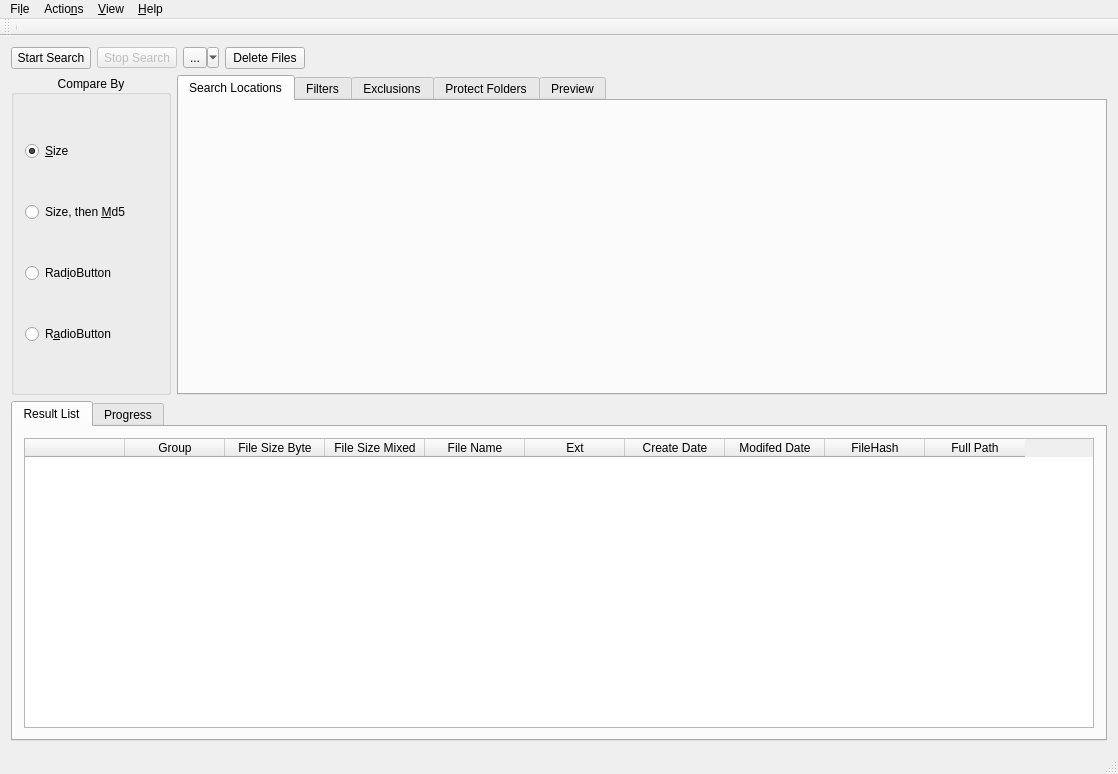
<?xml version="1.0" encoding="UTF-8"?>
<ui version="4.0">
 <class>MainWindow</class>
 <widget class="QMainWindow" name="MainWindow">
  <property name="geometry">
   <rect>
    <x>0</x>
    <y>0</y>
    <width>1118</width>
    <height>774</height>
   </rect>
  </property>
  <property name="windowTitle">
   <string>MainWindow</string>
  </property>
  <widget class="QWidget" name="centralWidget">
   <property name="sizePolicy">
    <sizepolicy hsizetype="Preferred" vsizetype="Preferred">
     <horstretch>0</horstretch>
     <verstretch>0</verstretch>
    </sizepolicy>
   </property>
   <layout class="QVBoxLayout" name="verticalLayout_2">
    <item>
     <layout class="QHBoxLayout" name="horizontalLayout">
      <item>
       <widget class="QPushButton" name="startSearchButton">
        <property name="text">
         <string>Start Search</string>
        </property>
       </widget>
      </item>
      <item>
       <widget class="QToolButton" name="stopSearchButton">
        <property name="enabled">
         <bool>false</bool>
        </property>
        <property name="text">
         <string>Stop Search</string>
        </property>
       </widget>
      </item>
      <item>
       <widget class="QToolButton" name="markingButton">
        <property name="text">
         <string>...</string>
        </property>
        <property name="popupMode">
         <enum>QToolButton::MenuButtonPopup</enum>
        </property>
        <property name="toolButtonStyle">
         <enum>Qt::ToolButtonTextBesideIcon</enum>
        </property>
       </widget>
      </item>
      <item>
       <widget class="QPushButton" name="deleteFilesButton">
        <property name="text">
         <string>Delete Files</string>
        </property>
       </widget>
      </item>
      <item>
       <spacer name="horizontalSpacer">
        <property name="orientation">
         <enum>Qt::Horizontal</enum>
        </property>
        <property name="sizeHint" stdset="0">
         <size>
          <width>40</width>
          <height>20</height>
         </size>
        </property>
       </spacer>
      </item>
     </layout>
    </item>
    <item>
     <layout class="QHBoxLayout" name="horizontalLayout_2">
      <item>
       <widget class="QGroupBox" name="groupBox">
        <property name="minimumSize">
         <size>
          <width>160</width>
          <height>0</height>
         </size>
        </property>
        <property name="maximumSize">
         <size>
          <width>16777215</width>
          <height>320</height>
         </size>
        </property>
        <property name="title">
         <string>Compare By</string>
        </property>
        <property name="alignment">
         <set>Qt::AlignCenter</set>
        </property>
        <layout class="QGridLayout" name="gridLayout">
         <item row="3" column="0">
          <widget class="QRadioButton" name="radioButton_6">
           <property name="text">
            <string>Rad&amp;ioButton</string>
           </property>
          </widget>
         </item>
         <item row="1" column="0">
          <widget class="QRadioButton" name="sizeThenMd5RadioButton">
           <property name="text">
            <string>Size, then &amp;Md5</string>
           </property>
          </widget>
         </item>
         <item row="4" column="0">
          <widget class="QRadioButton" name="radioButton_5">
           <property name="text">
            <string>R&amp;adioButton</string>
           </property>
          </widget>
         </item>
         <item row="0" column="0">
          <widget class="QRadioButton" name="radioButton_3">
           <property name="text">
            <string>&amp;Size</string>
           </property>
           <property name="checked">
            <bool>true</bool>
           </property>
          </widget>
         </item>
        </layout>
       </widget>
      </item>
      <item>
       <widget class="QTabWidget" name="tabWidget">
        <property name="maximumSize">
         <size>
          <width>16777215</width>
          <height>320</height>
         </size>
        </property>
        <property name="currentIndex">
         <number>0</number>
        </property>
        <widget class="CommonListWidget" name="searchDirsWidget">
         <attribute name="title">
          <string>Search Locations</string>
         </attribute>
        </widget>
        <widget class="TFilterWidget" name="filtersWidget">
         <attribute name="title">
          <string>Filters</string>
         </attribute>
        </widget>
        <widget class="QWidget" name="exclusionsWidget">
         <attribute name="title">
          <string>Exclusions</string>
         </attribute>
        </widget>
        <widget class="CommonListWidget" name="protectFoldersWidget">
         <attribute name="title">
          <string>Protect Folders</string>
         </attribute>
        </widget>
        <widget class="QWidget" name="resultPreviewTab">
         <attribute name="title">
          <string>Preview</string>
         </attribute>
         <layout class="QGridLayout" name="resultPreviewTabLayout"/>
        </widget>
       </widget>
      </item>
     </layout>
    </item>
    <item>
     <widget class="QTabWidget" name="operationsTabsWidget">
      <property name="currentIndex">
       <number>0</number>
      </property>
      <widget class="QWidget" name="operationsResultTab">
       <attribute name="title">
        <string>Result List</string>
       </attribute>
       <layout class="QVBoxLayout" name="verticalLayout">
        <item>
         <widget class="SearchRessultTableWidget" name="tableWidget">
          <property name="editTriggers">
           <set>QAbstractItemView::NoEditTriggers</set>
          </property>
          <property name="selectionMode">
           <enum>QAbstractItemView::SingleSelection</enum>
          </property>
          <property name="selectionBehavior">
           <enum>QAbstractItemView::SelectRows</enum>
          </property>
          <property name="showGrid">
           <bool>true</bool>
          </property>
          <column>
           <property name="text">
            <string/>
           </property>
          </column>
          <column>
           <property name="text">
            <string>Group</string>
           </property>
          </column>
          <column>
           <property name="text">
            <string>File Size Byte</string>
           </property>
          </column>
          <column>
           <property name="text">
            <string>File Size Mixed</string>
           </property>
          </column>
          <column>
           <property name="text">
            <string>File Name</string>
           </property>
          </column>
          <column>
           <property name="text">
            <string>Ext</string>
           </property>
          </column>
          <column>
           <property name="text">
            <string>Create Date</string>
           </property>
          </column>
          <column>
           <property name="text">
            <string>Modifed Date</string>
           </property>
          </column>
          <column>
           <property name="text">
            <string>FileHash</string>
           </property>
          </column>
          <column>
           <property name="text">
            <string>Full Path</string>
           </property>
          </column>
         </widget>
        </item>
       </layout>
      </widget>
      <widget class="QWidget" name="operationProcessingTab">
       <attribute name="title">
        <string>Progress</string>
       </attribute>
       <layout class="QVBoxLayout" name="verticalLayout_4">
        <item>
         <widget class="QLabel" name="progressLabel">
          <property name="text">
           <string>progressLabel ############################################# </string>
          </property>
         </widget>
        </item>
        <item>
         <widget class="QLabel" name="currentOperationLabel">
          <property name="text">
           <string>currentOperationLabel #######################################</string>
          </property>
         </widget>
        </item>
        <item>
         <widget class="QProgressBar" name="progressbarFiles">
          <property name="value">
           <number>0</number>
          </property>
         </widget>
        </item>
       </layout>
      </widget>
     </widget>
    </item>
   </layout>
  </widget>
  <widget class="QMenuBar" name="menuBar">
   <property name="geometry">
    <rect>
     <x>0</x>
     <y>0</y>
     <width>1118</width>
     <height>31</height>
    </rect>
   </property>
   <widget class="QMenu" name="menuFile">
    <property name="title">
     <string>Fi&amp;le</string>
    </property>
    <addaction name="actionExit"/>
   </widget>
   <widget class="QMenu" name="menuActions">
    <property name="title">
     <string>Actio&amp;ns</string>
    </property>
    <widget class="QMenu" name="menuAction1">
     <property name="title">
      <string>&amp;Save Database</string>
     </property>
     <addaction name="actionSave_To_File"/>
     <addaction name="actionSave_To_Memory"/>
    </widget>
    <addaction name="menuAction1"/>
    <addaction name="actionInvalidate_Files_Hash_Database"/>
   </widget>
   <widget class="QMenu" name="menuView">
    <property name="title">
     <string>&amp;View</string>
    </property>
   </widget>
   <widget class="QMenu" name="menuHelp">
    <property name="title">
     <string>&amp;Help</string>
    </property>
    <addaction name="actionAbout"/>
    <addaction name="actionAbout_Qt"/>
   </widget>
   <addaction name="menuFile"/>
   <addaction name="menuActions"/>
   <addaction name="menuView"/>
   <addaction name="menuHelp"/>
  </widget>
  <widget class="QToolBar" name="mainToolBar">
   <attribute name="toolBarArea">
    <enum>TopToolBarArea</enum>
   </attribute>
   <attribute name="toolBarBreak">
    <bool>false</bool>
   </attribute>
   <addaction name="separator"/>
  </widget>
  <widget class="QStatusBar" name="statusBar"/>
  <action name="actionExit">
   <property name="text">
    <string>&amp;Exit</string>
   </property>
   <property name="menuRole">
    <enum>QAction::QuitRole</enum>
   </property>
  </action>
  <action name="actionSave_To_File">
   <property name="checkable">
    <bool>true</bool>
   </property>
   <property name="text">
    <string>&amp;Save To File</string>
   </property>
  </action>
  <action name="actionSave_To_Memory">
   <property name="checkable">
    <bool>true</bool>
   </property>
   <property name="checked">
    <bool>true</bool>
   </property>
   <property name="text">
    <string>Save &amp;To Memory</string>
   </property>
  </action>
  <action name="actionAbout">
   <property name="text">
    <string>&amp;About</string>
   </property>
   <property name="menuRole">
    <enum>QAction::AboutRole</enum>
   </property>
  </action>
  <action name="actionAbout_Qt">
   <property name="text">
    <string>About &amp;Qt</string>
   </property>
   <property name="menuRole">
    <enum>QAction::AboutQtRole</enum>
   </property>
  </action>
  <action name="actionClearSelection">
   <property name="text">
    <string>clearSelection</string>
   </property>
   <property name="toolTip">
    <string>clearSelection</string>
   </property>
  </action>
  <action name="actionInvertSelection">
   <property name="text">
    <string>invertSelection</string>
   </property>
   <property name="toolTip">
    <string>invertSelection</string>
   </property>
  </action>
  <action name="actionSelectByPath">
   <property name="text">
    <string>selectByPath</string>
   </property>
  </action>
  <action name="actionInvalidate_Files_Hash_Database">
   <property name="text">
    <string>&amp;Invalidate Files Hash Database</string>
   </property>
  </action>
 </widget>
 <layoutdefault spacing="6" margin="11"/>
 <customwidgets>
  <customwidget>
   <class>SearchRessultTableWidget</class>
   <extends>QTableWidget</extends>
   <header location="global">components/searchressulttablewidget.h</header>
   <slots>
    <slot>deleteSelectedItems()</slot>
    <slot>unSelectItems()</slot>
    <slot>selectItemsByPath()</slot>
   </slots>
  </customwidget>
  <customwidget>
   <class>CommonListWidget</class>
   <extends>QWidget</extends>
   <header location="global">components/commonlistwidget.h</header>
   <container>1</container>
  </customwidget>
  <customwidget>
   <class>TFilterWidget</class>
   <extends>QWidget</extends>
   <header location="global">components/tfilterwidget.h</header>
   <container>1</container>
  </customwidget>
 </customwidgets>
 <resources/>
 <connections>
  <connection>
   <sender>deleteFilesButton</sender>
   <signal>clicked()</signal>
   <receiver>tableWidget</receiver>
   <slot>deleteSelectedItems()</slot>
   <hints>
    <hint type="sourcelabel">
     <x>328</x>
     <y>68</y>
    </hint>
    <hint type="destinationlabel">
     <x>319</x>
     <y>576</y>
    </hint>
   </hints>
  </connection>
  <connection>
   <sender>actionSelectByPath</sender>
   <signal>triggered()</signal>
   <receiver>tableWidget</receiver>
   <slot>selectItemsByPath()</slot>
   <hints>
    <hint type="sourcelabel">
     <x>-1</x>
     <y>-1</y>
    </hint>
    <hint type="destinationlabel">
     <x>558</x>
     <y>596</y>
    </hint>
   </hints>
  </connection>
  <connection>
   <sender>actionClearSelection</sender>
   <signal>triggered()</signal>
   <receiver>tableWidget</receiver>
   <slot>unSelectItems()</slot>
   <hints>
    <hint type="sourcelabel">
     <x>-1</x>
     <y>-1</y>
    </hint>
    <hint type="destinationlabel">
     <x>558</x>
     <y>596</y>
    </hint>
   </hints>
  </connection>
 </connections>
</ui>
